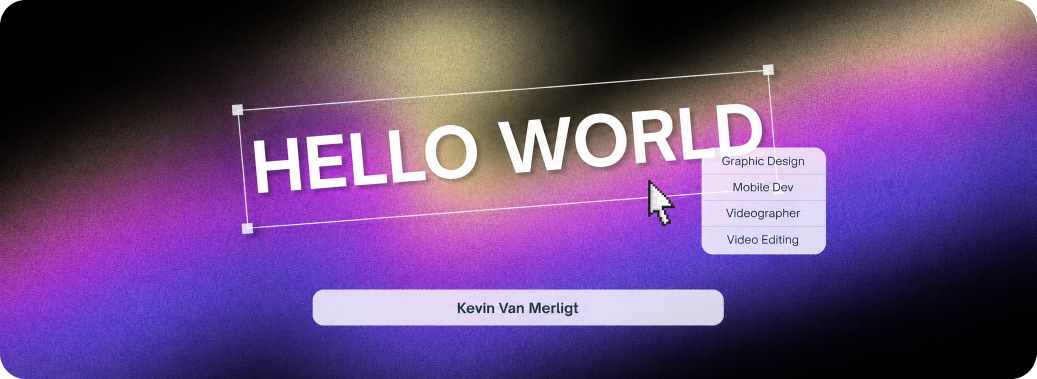
#> input picture img/banner.png, 2073 x 758 px, found by its file name (shown at 1/2 size)
$ python round_banner.py
#> lines starting #> are read from the running program, lines starting #| are printed output that depends on the picture; after the words box and inside, x2 and y2 are one past the last pixel; in counts of white or black regions, pixels touching at a corner belong together
from PIL import Image, ImageDraw

PATH = "img/banner.png"
RADIUS_RATIO = 0.025  # makin besar makin bulat

img = Image.open(PATH).convert("RGBA")
#> img is the input picture: PIL image 2073x758 RGBA; mean R, G, B, A 105.6, 73.6, 125.7, 254.6
w, h = img.size
#> w = 2073; h = 758
radius = int(w * RADIUS_RATIO)
#> radius = 51

scale = 4
mask = Image.new("L", (w * scale, h * scale), 0)
#> mask: PIL image 8292x3032 L; every value is 0
ImageDraw.Draw(mask).rounded_rectangle(
    (0, 0, w * scale - 1, h * scale - 1), radius=radius * scale, fill=255
)
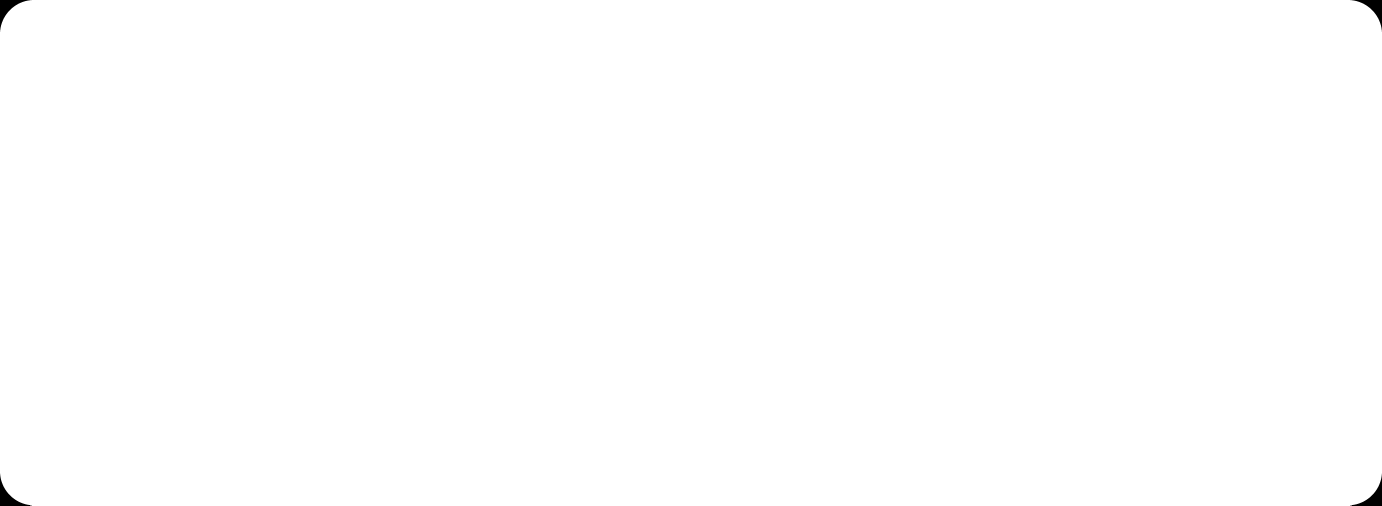
#> mask: PIL image 8292x3032 L (shown at 1/6 size); 99.9% white; 4 black regions, box (x1, y1, x2, y2) and area: (0, 0, 190, 190) 8996, (8102, 0, 8292, 190) 8996, (0, 2842, 190, 3032) 8996, (8102, 2842, 8292, 3032) 8996
mask = mask.resize((w, h), Image.LANCZOS)
#> mask: PIL image 2073x758 L

img.putalpha(mask)
img.save(PATH, "PNG")
print(f"Selesai: {PATH} ({w}x{h}, radius {radius}px)")
#| Selesai: img/banner.png (2073x758, radius 51px)
